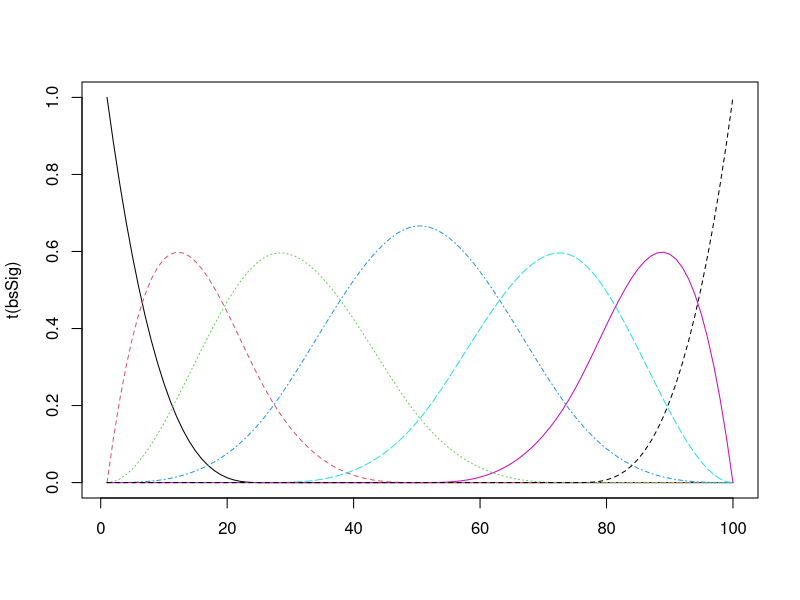
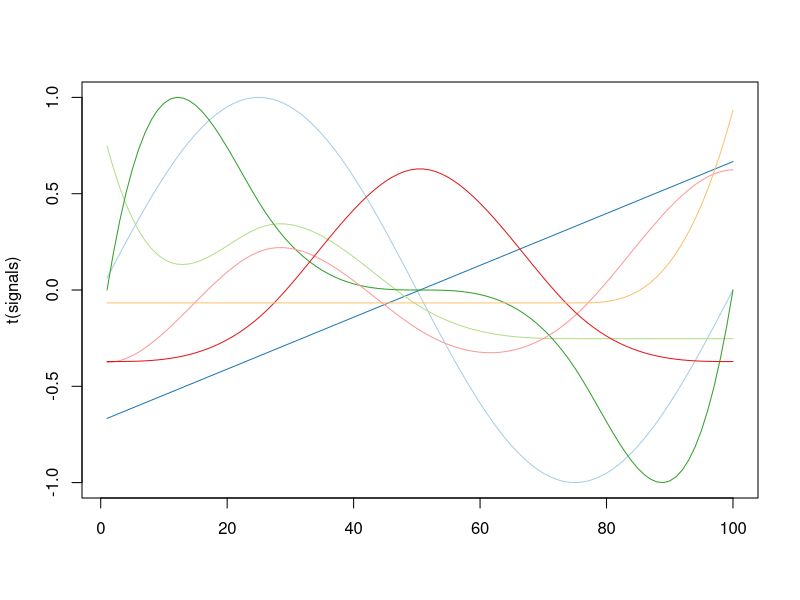
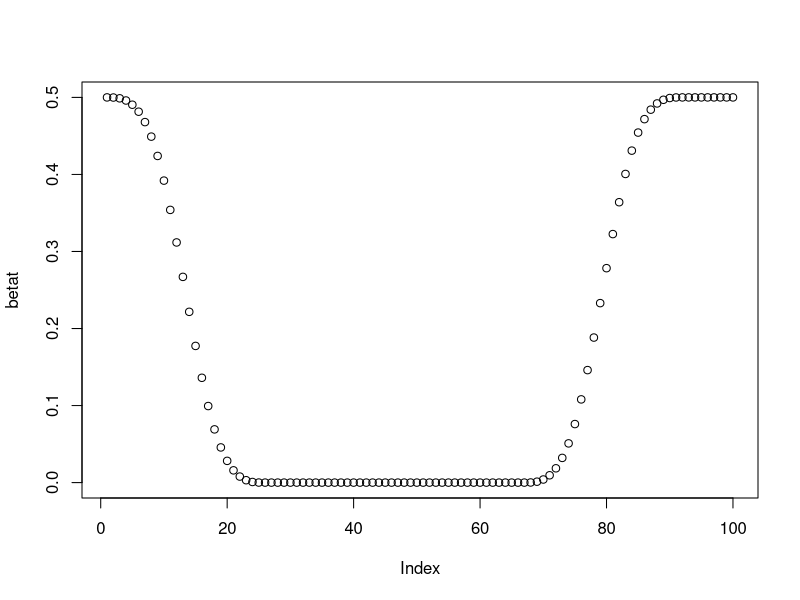
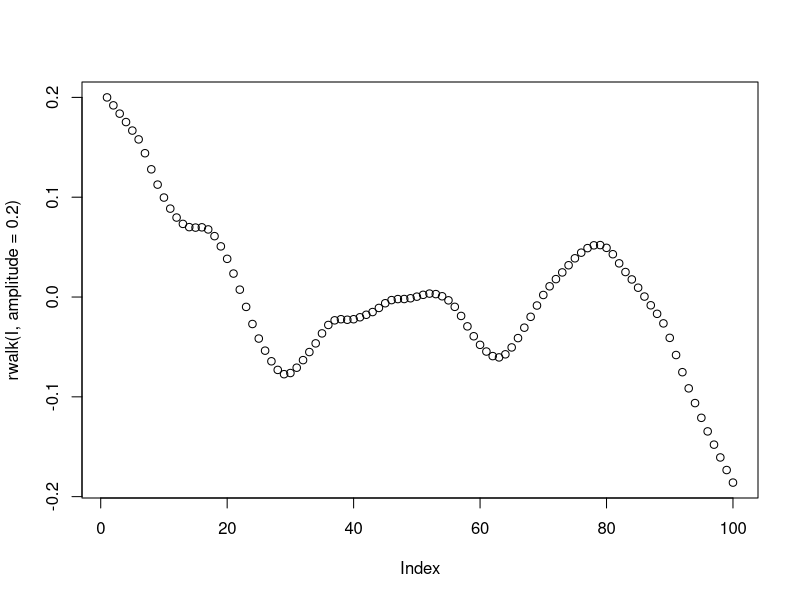
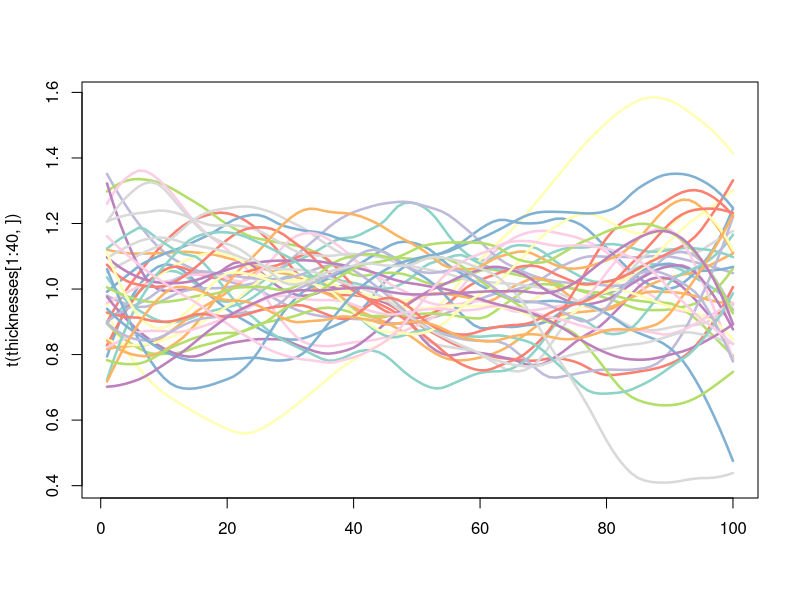
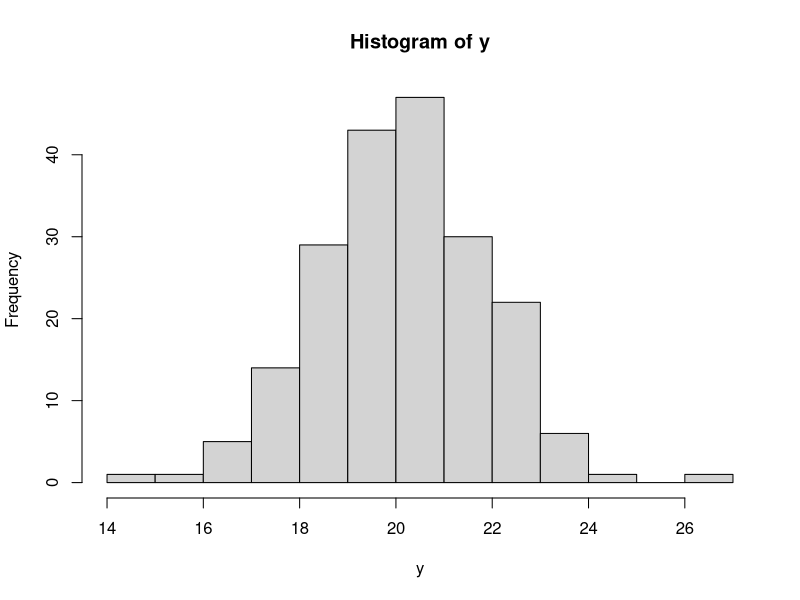
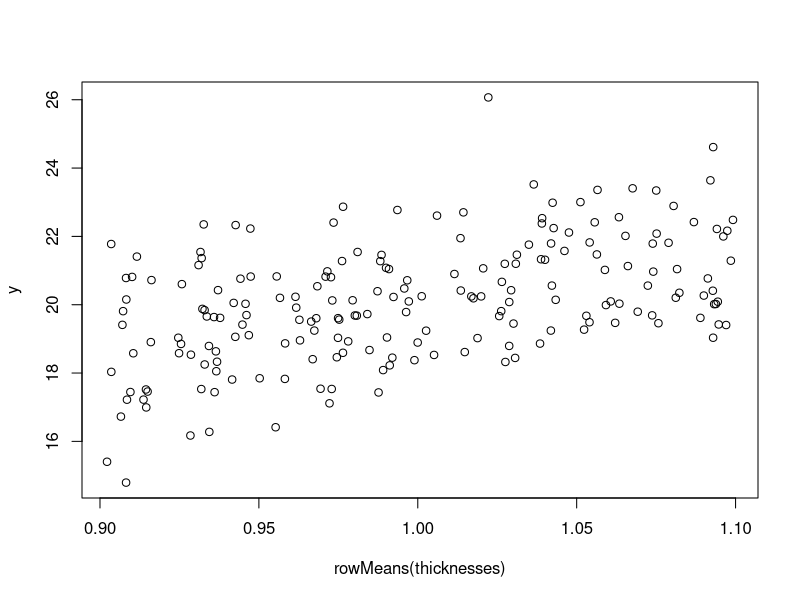
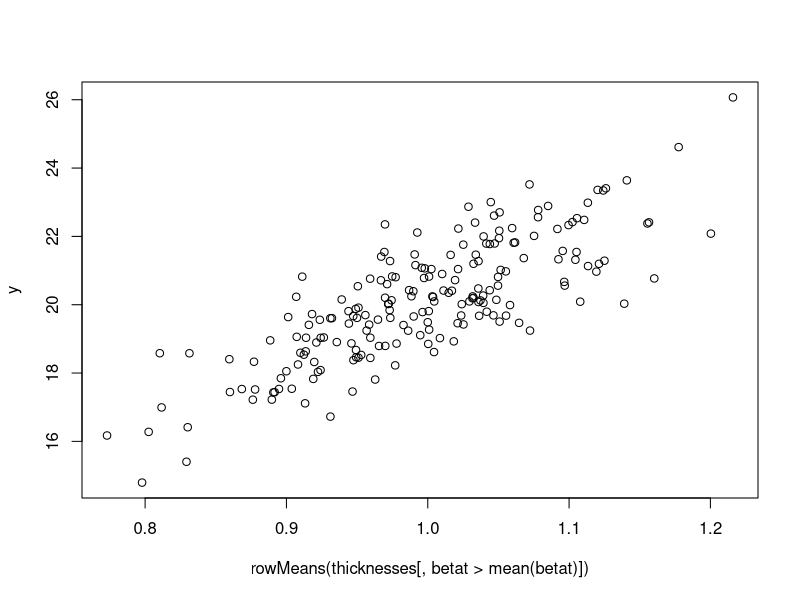

R code for these plots, in order:
#Code name PyschAPATH
#Data simulation/generation
#2013 Jan 29 edit - AF
#Feb 4 - Added spiral
#be sure to change date tag in files saved


# Chen modified on 02/05/13 just to re-run the code
# setwd("/Users/aaronfisher/Documents/JH/ADAMachine/2013 Files/")
setwd('C:/Users/Chen/Documents/GitHub/ADAMachine/2013 Files')
#MODEL
#Y_i=β_0 + ∫X_i(t)β(t) +e_i

shapeType<-'c'; set.seed(34871)
#shapeType<-'snail'; set.seed(40871)

# # generate "C" shape function
#NOTE THIS IS NOT THE USUAL NOTATION FOR I????? CHANGE????
I <- 100 #I is the length of the curve
N <- 200 #N is the number of curves

library(RColorBrewer)
darkCol<-brewer.pal(10,'Paired')
lightCol<-brewer.pal(10,'Set3')


######
#Generate $k$ signals to mix into the simulated thickness

k <- 7 #number of signals to mix for X
signals <- array(dim=c(k,I))
signals[1,]<-sin((1:I)/I*2*pi)
signals[2,]<-seq(-1,3,length=I)

# plot(signals[2,])

library(splines)
bsSig<-t(bs(1:I,df=7,degree=3,intercept=TRUE)) # "b spline signals"
matplot(t(bsSig),type='l')

signals[3,]<-bsSig[1,]+bsSig[3,]
signals[4,]<-bsSig[2,]-bsSig[6,]
signals[5,]<-bsSig[3,]+bsSig[6,]+bsSig[7,]
signals[6,]<-bsSig[4,]
signals[7,]<-bsSig[7,]

for(i in 1:k) signals[i,]<-signals[i,]/max(abs(signals[i,]))
signals<-signals-rowMeans(signals)
matplot(t(signals),type='l',lty=1,col=darkCol)
##############


############
#Generate true B(t) & functional model parameters
bsBeta<-t(bs(1:I,df=15,degree=3,intercept=TRUE))/2 # "b spline signals"
betat<-matrix(colSums(bsBeta[c(1:3,12:15),]))
dim(betat)<-c(I,1)
plot(betat)
beta0<-3
sd_e<-1
###########

###################
#Make X_i(t)'s (thicknesses)
#defining rwalk, a random walk generator.
#to be used to add SMOOTH random noise to the covariate function, beyond our defined principle components
rwalk<-function(I,amplitude=1){
  x<-rep(0,I)
  x[1]<-rnorm(1)
  for(i in 2:I){
    x[i]<-rnorm(1,x[i-1],1)
  }
  outpre1<-lowess(x,f=1/8)$y
  outpre2<-(outpre1-mean(outpre1))
  out<-outpre2*amplitude/max(abs(outpre2))
  return(out)
}
plot(rwalk(I,amplitude=.2)) #test

#write thicknesses, generate outcomes (y)
y<-rep(NA,N)
e_y<-rnorm(N,0,sd=sd_e) #noise in the model for y, see above for sd_e
thicknesses<-matrix(nrow=N,ncol=I)
for(i in 1:N){
  #Get thicknesses:
  #noise<-rnorm(I) ???
  int.i<-runif(1,.9,1.1) #some variation in the overall height.
  sigWeights.i<-runif(k,-.2,.2)
  noise.i<-rwalk(I,amplitude=.15)
  thick.i<-int.i+matrix(sigWeights.i,nrow=1)%*%signals + noise.i
  thicknesses[i,]<-thick.i
  
  #get outcome
  y[i]<-beta0+thicknesses[i,]%*%betat+e_y[i]
}
matplot(t(thicknesses[1:40,]),lty=1,type='l',lwd=2.5,col=lightCol)
hist(y)
#sanity check
plot(rowMeans(thicknesses),y)
plot(rowMeans(thicknesses[,betat>mean(betat)]),y) #rough way to check

#####generate 2-d shapes######
if(shapeType=='c') {
  shapeTheta<-seq(pi/4,7*pi/4,length=I)
  rSpine<-rep(5,I)
}
if(shapeType=='snail') {
  shapeTheta<-seq(0,2*pi,length=I)
  rSpine<-3.5+4*(1:I/I)
}



#Get X & Y Data
#???????????
jitterIt<-TRUE #Add jitter/measurement error
#reduceIt<-TRUE
maxObsPerRow<-20
maxThick<-max(thicknesses) #could change this a bit later
dat.x<-matrix(nrow=N,ncol=I*maxObsPerRow)
dat.y<-matrix(nrow=N,ncol=I*maxObsPerRow)
for(i in 1:N){ #going across subjects
  i.ticker<-0
  for(t in 1:I){ #going across angles
    obsPerRow.it<-floor(thicknesses[i,t]/maxThick * maxObsPerRow)
    obsR.it<-seq(rSpine[t]-thicknesses[i,t],rSpine[t]+thicknesses[i,t],length=obsPerRow.it)
    if(jitterIt) obsR.it<-jitter(obsR.it,factor=.4)
    for(o in 1:obsPerRow.it){ #going across observations per angle
      i.ticker<-i.ticker+1
      #obsThickness.ito<-runif(1,rSpine[t]-thicknesses[i,t],rSpine[t]+thicknesses[i,t])
      #no longer doing runif????
      dat.x[i,i.ticker]<-cos(shapeTheta[t])*obsR.it[o]
      dat.y[i,i.ticker]<-sin(shapeTheta[t])*obsR.it[o]
    }
  }
  #if(reduceIt){
  #  coords.i<-cbind(dat.x[i,!is.na(dat.x[i,])],dat.y[i,!is.na(dat.y[i,])])
   # distances.i<-as.matrix(dist(coords.i))
  #}
}

plot(dat.x[1,],dat.y[1,],pch=18,cex=.7,col=darkCol[2])
points(dat.x[2,],dat.y[2,],pch=18,cex=.7,col=darkCol[4])
plot(dat.x[3,],dat.y[3,],pch=18,cex=.7,col=darkCol[2])
points(dat.x[4,],dat.y[4,],pch=18,cex=.7,col=darkCol[4])
plot(dat.x[5,],dat.y[5,],pch=18,cex=.7,col=darkCol[2])
points(dat.x[6,],dat.y[6,],pch=18,cex=.7,col=darkCol[4])
plot(dat.x[7,],dat.y[7,],pch=18,cex=.7,col=darkCol[2])
points(dat.x[8,],dat.y[8,],pch=18,cex=.7,col=darkCol[4])

plotsubj<-function(i){
  par(mfrow=c(1,2))
  plot(thicknesses[i,],type='l',cex=.7,col=darkCol[2],main=paste0('Thickness i=',i))
  plot(dat.x[i,],dat.y[i,],pch=18,cex=.7,col=darkCol[2],main=paste0('C Shape i=',i))
}
plotsubj(1)
plotsubj(2)
plotsubj(7)


save.image(file=paste0('Simulate_',shapeType,'_all_data_feb4.RData'))
save(file=paste0('Simulate_',shapeType,'_only_xyOutcome_data_feb4.RData'),list=c("dat.x","dat.y","y"))

#END OF GENERATING DATA
########################################################
########################################################
########################################################
########################################################
########################################################



########################################################
             ######### WORK SPACE ##########
             ## IGNORE IF YOU WANT TO :) ###
             ###############################
########################################################
workshop<-FALSE

if(workshop)
{ 

cBaseShape.x<-cos(shapeTheta)*rSpine[t]
cBaseShape.y<-sin(shapeTheta)*rSpine[t]
plot(cBaseShape.x,cBaseShape.y)

#Plot some full shapes
#Note, this isn't how we'll generate data. We'll instead
#generate random radiuses for each theta.
r.i.out<- 5+thicknesses[1,]
c.i.x<-cos(shapeTheta)*r.i.out
c.i.y<-sin(shapeTheta)*r.i.out
plot(c.i.x,c.i.y,type='l',col=darkCol[1])
for(i in 1:60){
  for(j in 1:2){
  r.i.out<- 5+thicknesses[i,]*(j==1)-thicknesses[i,]*(j==2)
  c.i.x<-cos(shapeTheta)*r.i.out
  c.i.y<-sin(shapeTheta)*r.i.out
  lines(c.i.x,c.i.y,type='l',col=lightCol[i])
  }
}

}


